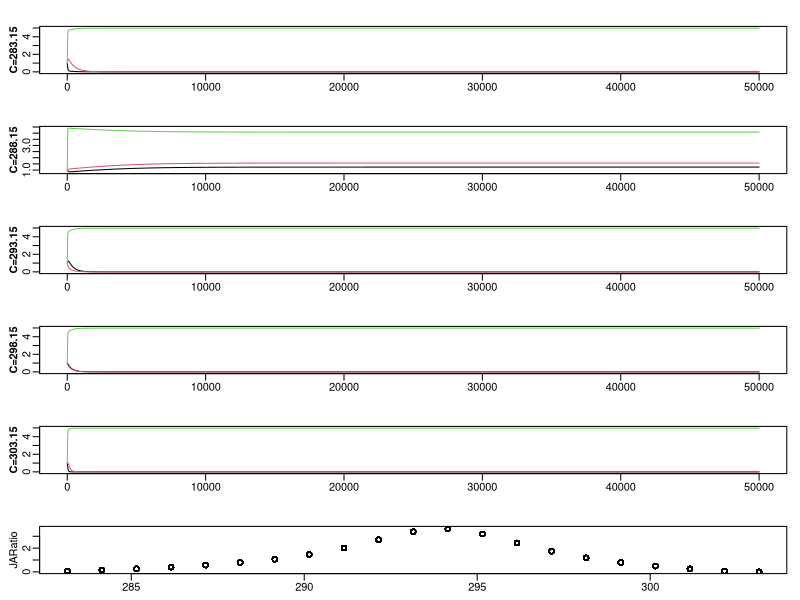

The R source for this figure:

library(deSolve)

#### RUNTIME ###################################################################

# start timing script
start <- proc.time()

#### PARAMETERS ################################################################

# t subscript in variable name indicates temperature-sensitive
# base terms are now the scaling factor for temperature-sensitive terms

# z: adult to juvenile size ratio
z<-0.2
# p: adult modifier on production of juveniles
# can use to modify stage structure, seems like it needs to be <1
p<-0.4
# sig: conversion efficiency of resource to useful energy for fish
sig<-0.7
# M: maximum ingestion rate
# make mass specific?
M<-0.5
# MS: function breadth for max intake rate
# i.e. attack rate, opens downward
MS<-10
# H: handling time
# speed at which fish can eat resources (smaller is faster)
H<-1
# HS: function breadth for handling time
# temperature parabola opens upward
HS<-10
# uJ: juvenile mortality
# uJt = 0.05 when C = 293.15
uJ<-10000
# uJe: activation energy of juvenile mortality
uJe<--0.308
# uA: adult mortality
# uAt = 0.05 when C = 293.15
uA<-10000
# uAe: activation energy of adult mortality
uAe<--0.308
# uR: resource mortality
# uR = 0.005 when C = 293.15
uR<-1000
# uRe: activation energy of resource mortality
uRe<--0.308
# t: costs of maintaining somatic growth/turnover
# i.e. base level of resource intake you must exceed to mature/reproduce
# t = 0.1 when C = 293.15
t<-10000
# te: activation energy of metabolic waste
te<--0.291
# r: resource growth rate
r<-1.5
# rS: function breadth for resource growth rate
# temperature parabola opens downward
rS<-15
# K: resource carrying capacity
K<-5
# B: adult reproductive rate
B<-0.5
# boltzmann's constant
kb<-8.617*10^-5
# C: temperature in kelvin
# 283.15 is cold, 293.15 is optimal, 303.15 is hot
C<-293.15
# Copt: optimal temperature in kelvin
Copt<-293.15

#### ODE FUNCTIONS #############################################################

# t subscript in variable name indicates temperature-sensitive

# Mt: maximum ingestion rate
# Ht: handling time
# tt: costs of maintaining somatic growth/turnover
# uJt: mortality rate for juveniles
# uAt: mortality rate for adults
# uRt: mortality rate for resources
# rt: resource growth rate
# qt: competitive difference between adults and juveniles
    # qt=1 when juveniles and adults are equal competitors
    # qt=0.5 when juveniles are 3x better than adults
    # qt=1.5 when adults 3x better than juveniles
# ca: functional response for adults
# cj: functional response for juveniles
# mj: juvenile maturation rate
# ra: reproduction per adult


BaseStaget<-function(t,y,p){
    {
        J<-y[1]
        A<-y[2]
        R<-y[3]
    }
    with(as.list(p),{
        Mt<-M*exp(-(C-Copt)^2/(2*MS)^2)
        Ht<-H*exp((C-Copt)^2/(2*HS)^2)
        tt<-t*exp(te/(kb*C))
        uJt<-uJ*exp(uJe/(kb*C))
        uAt<-uA*exp(uAe/(kb*C))
        uRt<-uR*exp(uRe/(kb*C))
        rt<-r*exp(-(C-Copt)^2/(2*rS)^2)
        qt<--0.01*(C-Copt)^2+1.5
        
        ca<-qt*Mt*(R/(Ht+R))
        cj<-(2-qt)*Mt*(R/(Ht+R))

        ifelse((sig*cj-tt)<0, mj<-0, mj<-(sig*cj-tt-uJt)/(1-z^(1-(uJt/(sig*cj-tt)))))
        ifelse((sig*ca-tt)<0, ra<-0, ra<-(sig*ca-tt)*B)
        
        dJ.dt<- ra*A -mj*J - uJt *J
        
        dA.dt<- mj*J - uAt*A -ra*p*A
        
        dR.dt<- rt*R*(1-(R/K)) - cj*J - ca*A - uRt*R
        
        return(list(c(dJ.dt,dA.dt,dR.dt)))
    })
}

#### SIMULATION ################################################################

# Set State Variables ----------------------------------------------------------
j.initial <- 1 # juveniles
a.initial <- 1 # adults
r.initial <- 1 # resources

# Set Parameters ---------------------------------------------------------------

# enter name of temperature parameter
temp.name <- "C"
# choose range of temperatures
temp.seq <- seq(Copt-10,Copt+10,length = 21)

# Set Plot Preferences ---------------------------------------------------------

# plot juvenile, adult, and resource dynamics?
dynamics.plot = T
dynamics.to.plot <- c(Copt-10, Copt-5, Copt, Copt+5, Copt+10)
# plot bifurcation plot?
b.plot = T

# layout for plots
#TODO generalize
if (dynamics.plot & b.plot) {
    # first rows have dynamics plots
    # last row has bifurcation plots
    par(mfcol=c(6,1),
        mar=c(2,3,2,1), mgp=c(1.5,0.5,0))
} else if (dynamics.plot) {
    # rows have dynamics plots for one value in temp.seq
    par(mfcol=c(length(temp.seq),1),
        mar=c(2,3,2,1), mgp=c(1.5,0.5,0))
} else if (b.plot) {
    # one bifurcation plot
    par(mfcol=c(1,1),
        mar=c(2,3,2,1), mgp=c(1.5,0.5,0))
}

iterations <- 0:50000
iterations <- iterations/10
if (b.plot) {
    # which state variable should be plotted in bifurcation plot?
    b.var <- "JARatio"
    # which proportion of iterations should be plotted in bifurcation plot?
    # ex. 0.25 will plot last quarter of iterations
    b.portion <- 0.25
}

# Run Simulation ---------------------------------------------------------------

# create parameter vector
parms<-c(z=z, p=p, sig=sig, M=M, MS=MS, H=H,HS=HS, uJ=uJ, uJe=uJe, uA=uA, 
         uAe=uAe, uR=uR, uRe=uRe, t=t, te=te,r=r, rS=rS, K=K, B=B, kb=kb, C=C)
# find index of temperature to change
temp.index <- which(names(parms)==temp.name)

# initialize list to store output
output <- list()

# initialize state variables
y <- c(j.initial, a.initial, r.initial)
names(y) <- c("Juveniles", "Adults", "Resources")

# initialize parameters to change within loop
parms.loop <- parms

# loop to change temperature
for (j in 1:length(temp.seq)) {
    print(paste0("Starting simulation for ",temp.name,"=",temp.seq[j]))
    
    # set temperature
    parms.loop[temp.index] <- temp.seq[j]

    # run simulation
    output[[j]] <- ode(y=y, time=iterations, BaseStaget, parms=parms.loop)
    # remove time column
    output[[j]] <- output[[j]][,-1]
    # add juvenile to adult ratio
    JARatio <- output[[j]][,"Juveniles"] / output[[j]][,"Adults"]
    output[[j]] <- cbind(output[[j]], JARatio)
    
    # juvenile, adult, and resource dynamics plot
    if (dynamics.plot & sum(temp.seq[j]==dynamics.to.plot)==1) {
        matplot(output[[j]][,1:3],type="l",lty=1,pch=0.5,col=1:3, xlab='', ylab='')
        title(ylab=paste0(temp.name,"=",temp.seq[j]), cex.lab=1, font.lab=2)
    }

} # end temp.seq loop

# bifurcation plot
if (b.plot) {
    
    # choose rows to plot
    total.rows <- length(iterations)
    b.first.row <- round((1-b.portion) * total.rows)
    b.last.row <- total.rows
    b.rows <- b.first.row:b.last.row
    
    # set up plot axes and labels
    range.lim <- lapply(output, function(x) apply(x, 2, range))
    range.lim <- apply(do.call("rbind", range.lim), 2, range)
    plot(0, 0, pch = "", xlim = range(temp.seq), ylim = range.lim[,b.var],
         xlab='', ylab=b.var)
    
    # plot points
    for (j in 1:length(temp.seq)) {
        points(rep(temp.seq[j], length(b.rows)), output[[j]][b.rows,b.var])
    }
}

#### RUNTIME ###################################################################

# stop timing script
end <- proc.time()
# print elapsed time
print(end[3]-start[3])
